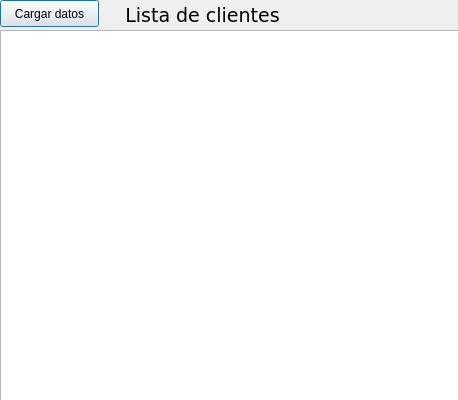
<?xml version="1.0" encoding="UTF-8"?>
<ui version="4.0">
 <class>Dialog</class>
 <widget class="QDialog" name="Dialog">
  <property name="geometry">
   <rect>
    <x>0</x>
    <y>0</y>
    <width>458</width>
    <height>400</height>
   </rect>
  </property>
  <property name="maximumSize">
   <size>
    <width>460</width>
    <height>400</height>
   </size>
  </property>
  <property name="windowTitle">
   <string>Dialog</string>
  </property>
  <widget class="QLabel" name="label">
   <property name="geometry">
    <rect>
     <x>107</x>
     <y>-4</y>
     <width>191</width>
     <height>31</height>
    </rect>
   </property>
   <property name="font">
    <font>
     <family>DejaVu Sans</family>
     <pointsize>14</pointsize>
    </font>
   </property>
   <property name="text">
    <string>Lista de clientes</string>
   </property>
   <property name="alignment">
    <set>Qt::AlignBottom|Qt::AlignHCenter</set>
   </property>
  </widget>
  <widget class="QPushButton" name="cargar">
   <property name="geometry">
    <rect>
     <x>0</x>
     <y>0</y>
     <width>99</width>
     <height>27</height>
    </rect>
   </property>
   <property name="text">
    <string>Cargar datos</string>
   </property>
  </widget>
  <widget class="QListWidget" name="list">
   <property name="geometry">
    <rect>
     <x>0</x>
     <y>30</y>
     <width>471</width>
     <height>381</height>
    </rect>
   </property>
  </widget>
 </widget>
 <resources/>
 <connections/>
</ui>
